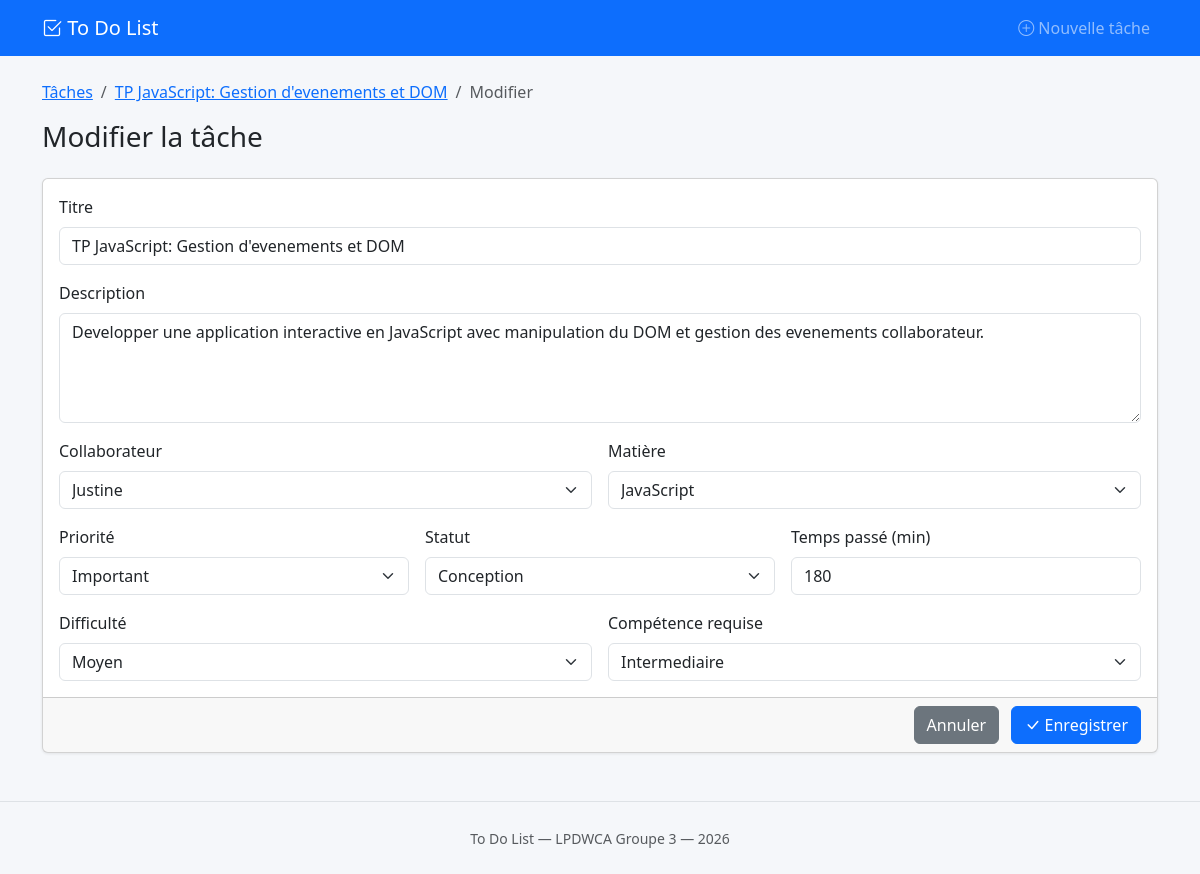
Page /edit.php?id=2 on the committed database.
### tables this page shows
CREATE TABLE taches (
                        id_tache                   INT UNSIGNED     NOT NULL AUTO_INCREMENT,
                        libelle                    VARCHAR(255)     NOT NULL,
                        description                TEXT             NOT NULL,
                        date_creation              DATETIME         NOT NULL,
                        date_modification          DATETIME         NOT NULL,
                        date_completion            DATETIME         NULL,
                        temps_passe_minutes        SMALLINT UNSIGNED NOT NULL DEFAULT 0,
                        id_collaborateur           INT UNSIGNED     NOT NULL,
                        id_priorite                TINYINT UNSIGNED NOT NULL,
                        id_statut_tache            TINYINT UNSIGNED NOT NULL,
                        id_matiere                 SMALLINT UNSIGNED NOT NULL,
                        id_niveau_competence_requis TINYINT UNSIGNED NOT NULL,
                        id_niveau_difficulte       TINYINT UNSIGNED NOT NULL,
                        PRIMARY KEY (id_tache),
                        KEY idx_taches_collaborateur  (id_collaborateur),
                        KEY idx_taches_priorite     (id_priorite),
                        KEY idx_taches_statut       (id_statut_tache),
                        KEY idx_taches_matiere      (id_matiere),
                        KEY idx_taches_competence   (id_niveau_competence_requis),
                        KEY idx_taches_difficulte   (id_niveau_difficulte),
                        KEY idx_taches_diff_comp    (id_niveau_difficulte, id_niveau_competence_requis),
                        CONSTRAINT fk_taches_collaborateurs
                            FOREIGN KEY (id_collaborateur)
                                REFERENCES collaborateurs (id_collaborateur)
                                ON UPDATE CASCADE ON DELETE RESTRICT,
                        CONSTRAINT fk_taches_priorite
                            FOREIGN KEY (id_priorite)
                                REFERENCES priorites (id_priorite)
                                ON UPDATE CASCADE ON DELETE RESTRICT,
                        CONSTRAINT fk_taches_statut
                            FOREIGN KEY (id_statut_tache)
                                REFERENCES statuts_tache (id_statut_tache)
                                ON UPDATE CASCADE ON DELETE RESTRICT,
                        CONSTRAINT fk_taches_matiere
                            FOREIGN KEY (id_matiere)
                                REFERENCES matieres (id_matiere)
                                ON UPDATE CASCADE ON DELETE RESTRICT,
                        CONSTRAINT fk_taches_competence
                            FOREIGN KEY (id_niveau_competence_requis)
                                REFERENCES niveaux_competence (id_niveau_competence)
                                ON UPDATE CASCADE ON DELETE RESTRICT,
                        CONSTRAINT fk_taches_difficulte
                            FOREIGN KEY (id_niveau_difficulte)
                                REFERENCES niveaux_difficulte (id_niveau_difficulte)
                                ON UPDATE CASCADE ON DELETE RESTRICT,
     
                        CONSTRAINT fk_taches_compatibilite
                            FOREIGN KEY (id_niveau_difficulte, id_niveau_competence_requis)
                                REFERENCES niveaux_difficulte_competence (id_niveau_difficulte, id_niveau_competence)
                                ON UPDATE CASCADE ON DELETE RESTRICT
);

CREATE TABLE collaborateurs (
                              id_collaborateur INT UNSIGNED    NOT NULL AUTO_INCREMENT,
                              nom_affichage   VARCHAR(100)    NOT NULL,
                              email           VARCHAR(190)    NULL,
                              date_creation   DATETIME        NOT NULL DEFAULT CURRENT_TIMESTAMP,
                              PRIMARY KEY (id_collaborateur),
                              UNIQUE KEY uq_collaborateur_nom   (nom_affichage),
                              UNIQUE KEY uq_collaborateur_email (email)
);

CREATE TABLE matieres (
                          id_matiere  SMALLINT UNSIGNED NOT NULL,
                          libelle     VARCHAR(150)      NOT NULL,
                          PRIMARY KEY (id_matiere),
                          UNIQUE KEY uq_matieres_libelle (libelle)
);

CREATE TABLE priorites (
                           id_priorite      TINYINT UNSIGNED NOT NULL,
                           libelle          VARCHAR(50)      NOT NULL,
                           ordre_affichage  TINYINT UNSIGNED NOT NULL,
                           PRIMARY KEY (id_priorite),
                           UNIQUE KEY uq_priorites_libelle (libelle)
);

CREATE TABLE statuts_tache (
                               id_statut_tache  TINYINT UNSIGNED NOT NULL,
                               libelle          VARCHAR(80)      NOT NULL,
                               ordre_affichage  TINYINT UNSIGNED NOT NULL,
                               est_terminal     TINYINT(1)       NOT NULL DEFAULT 0,
                               PRIMARY KEY (id_statut_tache),
                               UNIQUE KEY uq_statuts_tache_libelle (libelle)
);

CREATE TABLE niveaux_difficulte (
                                    id_niveau_difficulte  TINYINT UNSIGNED NOT NULL,
                                    libelle               VARCHAR(50)      NOT NULL,
                                    note                  VARCHAR(255)     NOT NULL,
                                    ordre_niveau          TINYINT UNSIGNED NOT NULL,
                                    PRIMARY KEY (id_niveau_difficulte),
                                    UNIQUE KEY uq_niveaux_difficulte_libelle (libelle)
);

### includes/functions.php (called while the page is built, shortened)
<?php
function e(string $str): string
{
    return htmlspecialchars($str, ENT_QUOTES, 'UTF-8');
}

### includes/task_form.php (the view, shortened to what this page needs)
<form method="post" class="needs-validation" novalidate>
    <div class="card mb-4">
        <div class="card-body">
            <div class="row g-3">
                <div class="col-12">
                    <label for="libelle" class="form-label">Titre</label>
                    <input type="text" id="libelle" name="libelle" class="form-control" required
                           value="<?= e($task['libelle'] ?? '') ?>">
                </div>
                <div class="col-12">
                    <label for="description" class="form-label">Description</label>
                    <textarea id="description" name="description" class="form-control" rows="4" required><?= e($task['description'] ?? '') ?></textarea>
                </div>
                <div class="col-md-6">
                    <label for="id_collaborateur" class="form-label">Collaborateur</label>
                    <select id="id_collaborateur" name="id_collaborateur" class="form-select" required>
                        <?php foreach ($collaborateurs as $c): ?>
                            <option value="<?= $c['id_collaborateur'] ?>"
                                <?= ($task['id_collaborateur'] ?? '') == $c['id_collaborateur'] ? 'selected' : '' ?>>
                                <?= e($c['nom_affichage']) ?>
                            </option>
                        <?php endforeach; ?>
                    </select>
                </div>
                <div class="col-md-6">
                    <label for="id_matiere" class="form-label">Matière</label>
                    <select id="id_matiere" name="id_matiere" class="form-select" required>
                        <?php foreach ($matieres as $m): ?>
                            <option value="<?= $m['id_matiere'] ?>"
                                <?= ($task['id_matiere'] ?? '') == $m['id_matiere'] ? 'selected' : '' ?>>
                                <?= e($m['libelle']) ?>
                            </option>
                        <?php endforeach; ?>
                    </select>
                </div>
                <div class="col-md-4">
                    <label for="id_priorite" class="form-label">Priorité</label>
                    <select id="id_priorite" name="id_priorite" class="form-select" required>
                        <?php foreach ($priorites as $p): ?>
                            <option value="<?= $p['id_priorite'] ?>"
                                <?= ($task['id_priorite'] ?? '') == $p['id_priorite'] ? 'selected' : '' ?>>
                                <?= e($p['libelle']) ?>
                            </option>
                        <?php endforeach; ?>
                    </select>
                </div>
                <div class="col-md-4">
                    <label for="id_statut_tache" class="form-label">Statut</label>
                    <select id="id_statut_tache" name="id_statut_tache" class="form-select" required>
                        <?php foreach ($statuts as $s): ?>
                            <option value="<?= $s['id_statut_tache'] ?>"
                                <?= ($task['id_statut_tache'] ?? '') == $s['id_statut_tache'] ? 'selected' : '' ?>>
                                <?= e($s['libelle']) ?>
                            </option>
                        <?php endforeach; ?>
                    </select>
                </div>
                <div class="col-md-4">
                    <label for="temps_passe_minutes" class="form-label">Temps passé (min)</label>
                    <input type="number" id="temps_passe_minutes" name="temps_passe_minutes"
                           class="form-control" min="0"
                           value="<?= (int) ($task['temps_passe_minutes'] ?? 0) ?>">
                </div>
                <div class="col-md-6">
                    <label for="id_niveau_difficulte" class="form-label">Difficulté</label>
                    <select id="id_niveau_difficulte" name="id_niveau_difficulte" class="form-select" required>
                        <?php foreach ($difficultes as $d): ?>
                            <option value="<?= $d['id_niveau_difficulte'] ?>"
                                <?= ($task['id_niveau_difficulte'] ?? '') == $d['id_niveau_difficulte'] ? 'selected' : '' ?>>
                                <?= e($d['libelle']) ?>
                            </option>
                        <?php endforeach; ?>
                    </select>
                </div>
                <div class="col-md-6">
                    <label for="id_niveau_competence_requis" class="form-label">Compétence requise</label>
                    <select id="id_niveau_competence_requis" name="id_niveau_competence_requis"
                            class="form-select" required>
                        <option value="">-- Choisir une difficulté d'abord --</option>
                    </select>
                </div>
            </div>
        </div>
        <div class="card-footer text-end">
            <a href="<?= $isEdit ? "task.php?id={$task['id_tache']}" : 'index.php' ?>"
               class="btn btn-secondary me-2">Annuler</a>
            <button type="submit" class="btn btn-primary">
                <i class="bi bi-check-lg"></i>
                <?= $isEdit ? 'Enregistrer' : 'Créer la tâche' ?>
            </button>
        </div>
    </div>
</form>

### edit.php (shortened to what this page needs)
<?php
$pdo    = getDB();
$id     = (int) ($_GET['id'] ?? $_POST['id'] ?? 0);
$stmt = $pdo->prepare('SELECT * FROM taches WHERE id_tache = ?');
$stmt->execute([$id]);
$task = $stmt->fetch();
$isEdit    = true;
$collaborateurs = $pdo->query('SELECT * FROM collaborateurs ORDER BY nom_affichage')->fetchAll();
$priorites      = $pdo->query('SELECT * FROM priorites ORDER BY ordre_affichage')->fetchAll();
$statuts        = $pdo->query('SELECT * FROM statuts_tache ORDER BY ordre_affichage')->fetchAll();
$matieres       = $pdo->query('SELECT * FROM matieres ORDER BY libelle')->fetchAll();
$difficultes    = $pdo->query('SELECT * FROM niveaux_difficulte ORDER BY ordre_niveau')->fetchAll();
require 'includes/header.php';
?>
<nav aria-label="breadcrumb" class="mb-3">
    <ol class="breadcrumb">
        <li class="breadcrumb-item"><a href="index.php">Tâches</a></li>
        <li class="breadcrumb-item"><a href="task.php?id=<?= $id ?>"><?= e($task['libelle']) ?></a></li>
        <li class="breadcrumb-item active">Modifier</li>
    </ol>
</nav>
<h1 class="h3 mb-4">Modifier la tâche</h1>
<?php require 'includes/task_form.php'; ?>
<?php require 'includes/footer.php'; ?>

### css/style.css (style rules this page uses)
body { background-color: #f5f7fa; }
.card { box-shadow: 0 1px 3px rgba(0, 0, 0, 0.08); }

### rows in the picture
taches: libelle "TP JavaScript: Gestion d'evenements et DOM", description "Developper une application interactive en JavaScript avec manipulation du DOM et gestion des evenements collaborateur.", id_collaborateur "Justine", id_matiere "JavaScript", id_priorite "Important", id_statut_tache "Conception", temps_passe_minutes "180", id_niveau_difficulte "Moyen"
